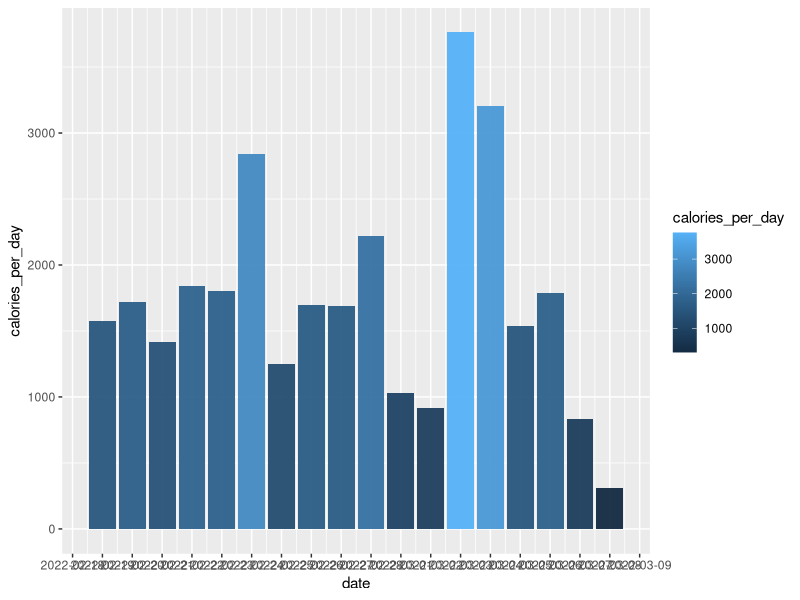
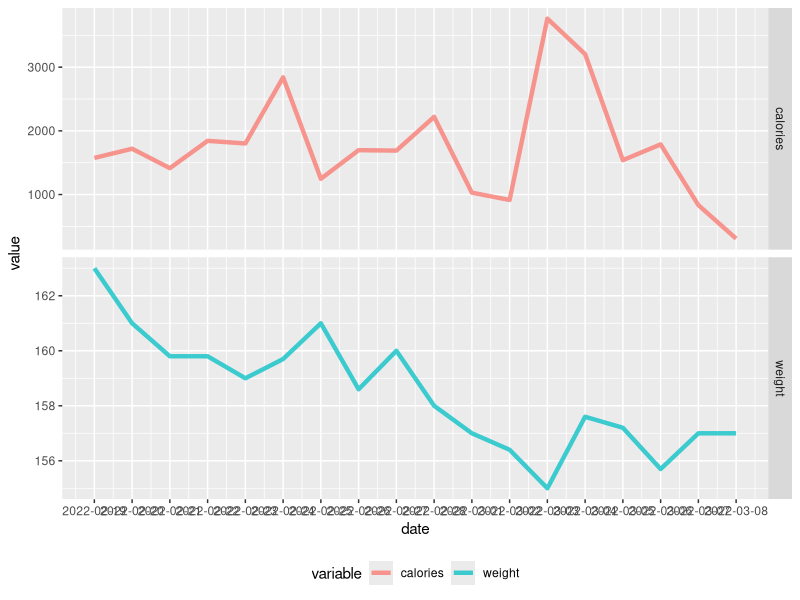

Recreate these plots in R, in order.
## ---- chunk 1
knitr::opts_chunk$set(echo = FALSE, fig.height = 10, fig.width = 10)
## ---- chunk 2
dataset <- data.table::fread("./calorie-tracker.csv")

dataset <- na.omit(dataset, cols = "date")
## ---- chunk 3
dataset[, date := as.Date(as.character(date), format = "%Y%m%d")]
## ---- chunk 4
dataset[, .(calories_per_day = sum(Calories)), by = date] |>
	ggplot2::ggplot(ggplot2::aes(x = date, y = calories_per_day, fill = calories_per_day)) +
	ggplot2::geom_bar(stat = "identity", alpha = 0.95) +
	ggplot2::scale_x_date(date_breaks = "1 day", date_labels = "%Y-%m-%d")
## ---- chunk 5
dataset[, .(calories = sum(Calories), weight = unique(weight)), by = date] |>
	data.table::melt(id.vars = "date") |>
	ggplot2::ggplot(ggplot2::aes(x = date, y = value, group = variable, colour = variable)) +
	ggplot2::geom_line(size = 1.5, alpha = 0.75) +
	ggplot2::scale_x_date(date_breaks = "1 day", date_labels = "%Y-%m-%d") +
	ggplot2::facet_grid(variable ~ ., scales = "free") +
	ggplot2::theme(legend.position = "bottom")
